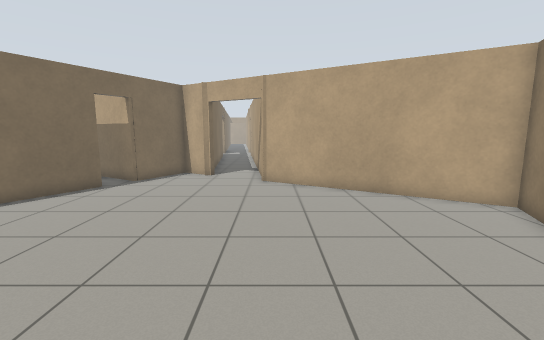
view 1 (above)

16 first-person views from a walk through a world built for the Gazebo simulator. The camera is 1.2 m above the floor, tilts 8° down and sees 90° across. The floor is counted in squares, 0.5 m on a side. Each view is taken from the middle of a square. On the plan, view 1 faces up. The plan holds only what a view shows up to about 17 squares ahead; the rest is blank. The place goes on beyond the plan.

view 2
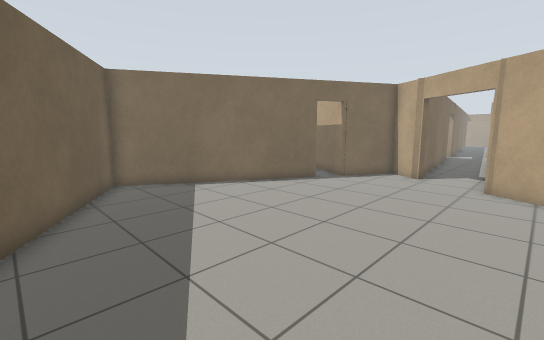

view 3
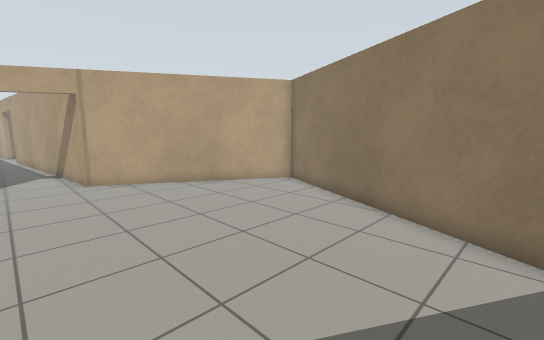

view 4
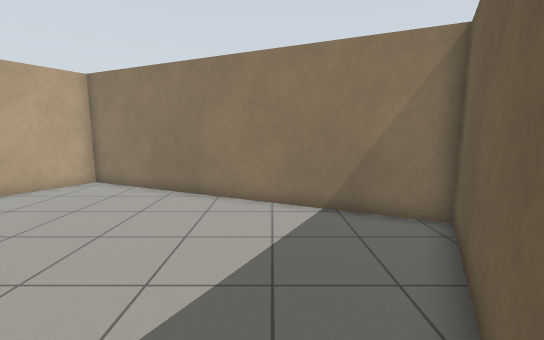

view 5
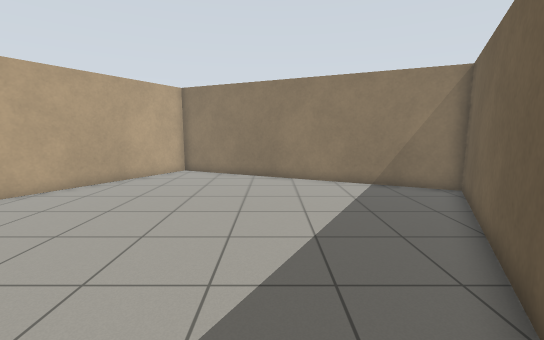

view 6
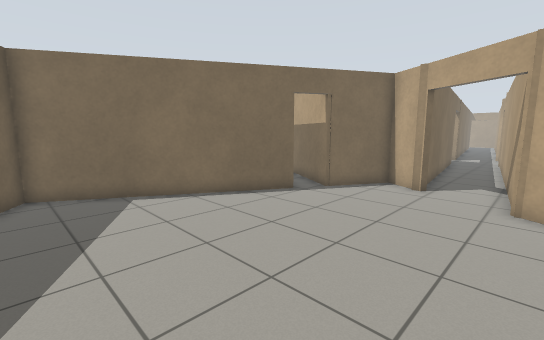

view 7
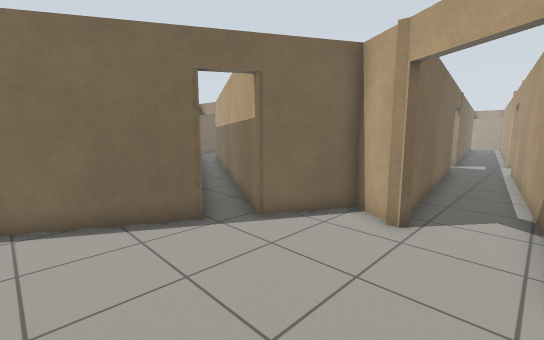

view 8
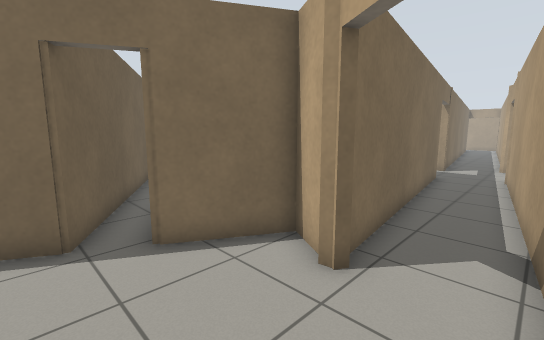

view 9
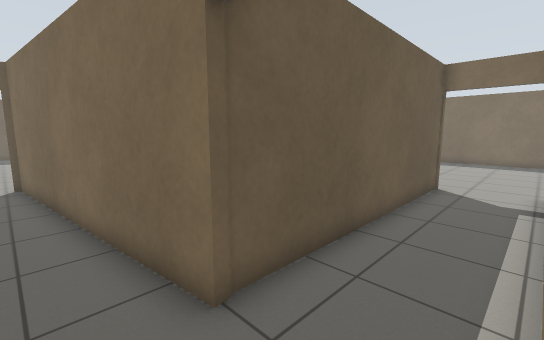

view 10
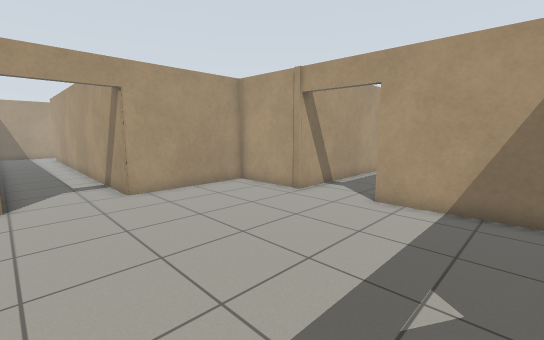

view 11
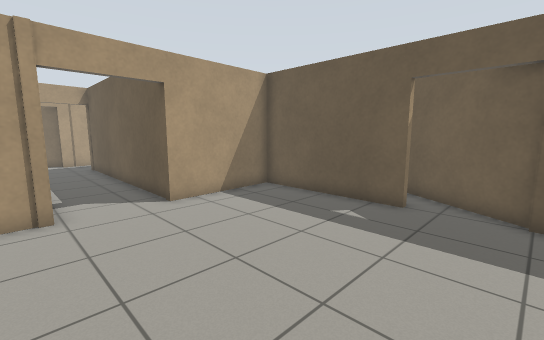

view 12
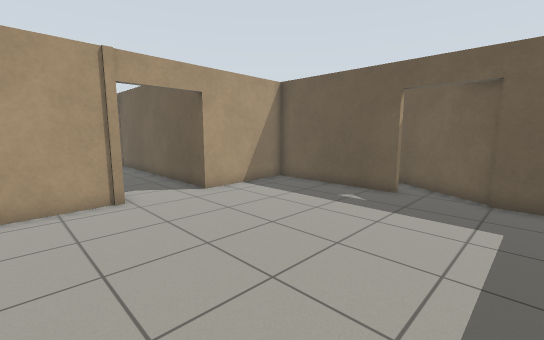

view 13
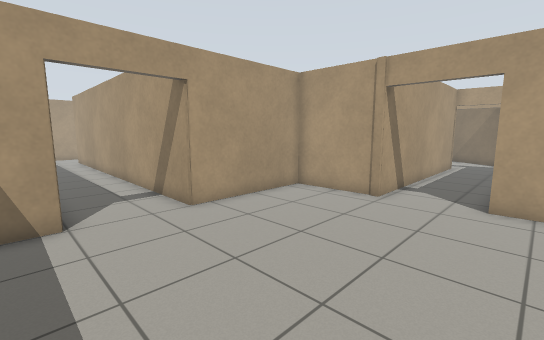

view 14
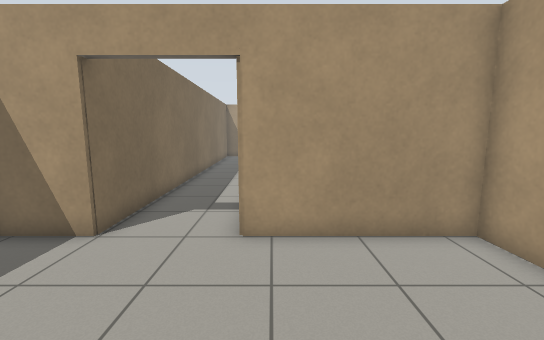

view 15
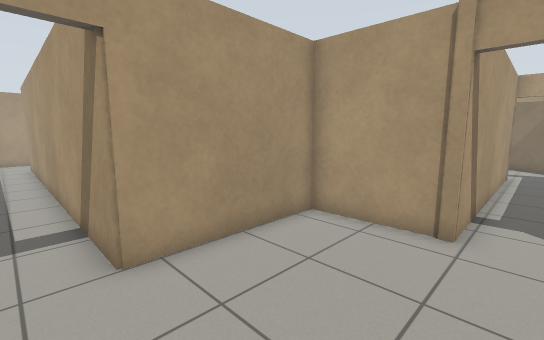

view 16
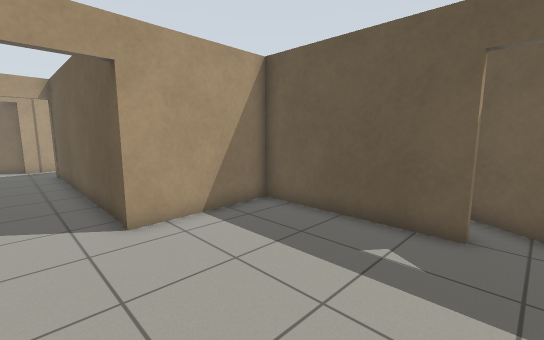

### Floor plan
Ten units are one square. View 1 is at (0, 0); x grows to the right and y downward. Boxes are objects, and circles mark ways between rooms. Rooms are numbered by the first view taken in them; rooms with no view inside come last. Other rooms are left out.
<svg viewBox="-270 -421 353 472">
<path fill="none" stroke="#000" d="M-75 -118 -123 -34 15 46M-33 -150 -38 -149M-37 -151 -51 -159 -67 -131M20 45 78 -84 -4 -132M-17 -281 -3 -306M-49 -270 -43 -224M-16 -227 -22 -281M-221 -221 -158 -221 -160 -269M-161 -302 -163 -340 -218 -340M-251 -340 -265 -340M-250 -219 -219 -201M-262 -221 -249 -221M-160 -269 -51 -269M-51 -302 -161 -302M-43 -224 -35 -153M-4 -132 -16 -227M-252 -416 -251 -340M-218 -340 -218 -415"/>
<circle cx="-15" cy="-140" r="3" fill="#2a7"/>
<circle cx="-30" cy="-150" r="3" fill="#2a7"/>
<circle cx="-50" cy="-285" r="3" fill="#2a7"/>
<circle cx="-30" cy="-220" r="3" fill="#2a7"/>
<circle cx="-160" cy="-285" r="3" fill="#2a7"/>
<circle cx="-235" cy="-340" r="3" fill="#2a7"/>
<text x="-20" y="-60">1</text>
<text x="-30" y="-270">2</text>
<text x="-220" y="-280">3</text>
<text x="-110" y="-290">4</text>
<text x="-20" y="-190">5</text>
<text x="-240" y="-380">6</text>
</svg>
Room 1 opens to room 5. Room 2 opens to room 4. Room 2 opens to room 5. Room 3 opens to room 4. Room 3 opens to room 6.

Where each view was taken, in squares from view 1:
view 1: 0 up, 0 right, facing up
view 2: 0 up, 1 right, facing up-left
view 3: 1 down, 3 left, facing up-right
view 4: 0 up, 5 left, facing right
view 5: 3 up, 9 left, facing right
view 6: 3 up, 0 right, facing up-left
view 7: 8 up, 1 left, facing up-left
view 8: 11 up, 1 left, facing up-left
view 9: 30 up, 3 left, facing down-left
view 10: 23 up, 25 left, facing up-right
view 11: 31 up, 25 left, facing down-right
view 12: 33 up, 26 left, facing down-right
view 13: 26 up, 26 left, facing up-right
view 14: 28 up, 21 left, facing up
view 15: 29 up, 23 left, facing up-right
view 16: 29 up, 23 left, facing down-right
